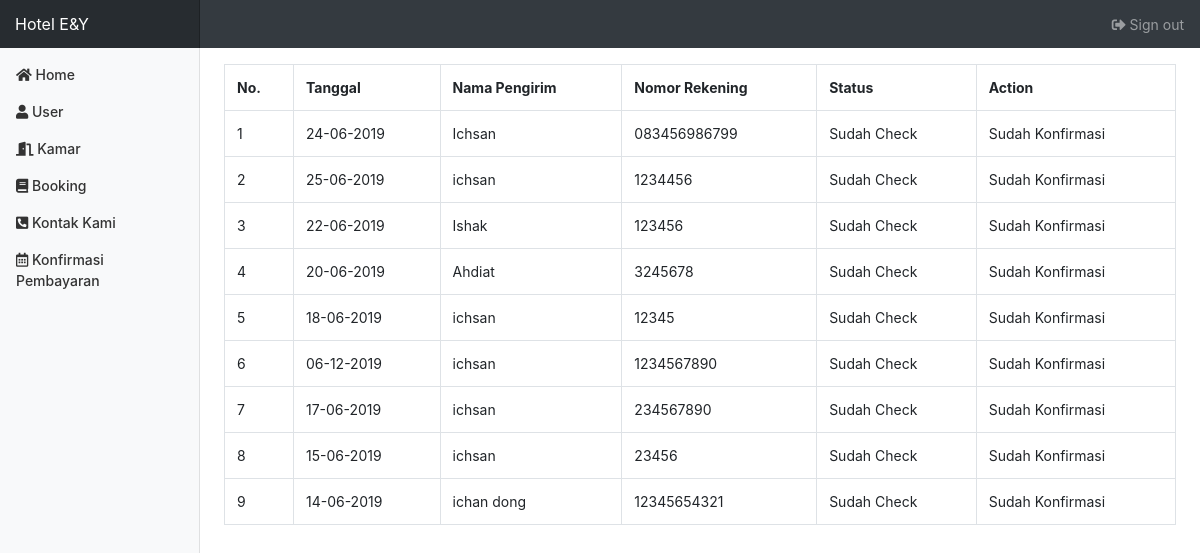
Page /project-hotel/admin/index.php?page=konfirmasi_pembayaran (signed in) on the committed database.
### tables this page shows
CREATE TABLE `konfirmasi_bayar` (
  `id` int(11) NOT NULL,
  `booking_id` varchar(40) NOT NULL,
  `tanggal` date NOT NULL,
  `nama_pengirim` varchar(50) NOT NULL,
  `no_req` varchar(50) NOT NULL,
  `status` enum('0','1') NOT NULL DEFAULT '0'
);

### project-hotel/admin/halaman_konfirmasi_pembayaran.php (the view)
<?php
		include '../koneksi.php';
	$no =1;
?>
<table border="1" rules="all" class="table table-bordered">
		<tr>
			<th>No.</th>
			<th>Tanggal</th>
			<th>Nama Pengirim</th>
			<th>Nomor Rekening</th>
			<th>Status</th>
			<th>Action</th>
		</tr>
		<?php
			$query	="SELECT * FROM `konfirmasi_bayar` ORDER BY id DESC";
			$execute = mysqli_query($koneksi,$query);
			while ($data = mysqli_fetch_assoc($execute)){
		?>
		 <tr>
			<td><?php echo $no++;?></td>
			<td><?php echo date("d-m-Y", strtotime($data['tanggal']));?></td>
			<td><?php echo $data['nama_pengirim'];?></td>
			<td><?php echo $data['no_req'];?></td>
			<td><?php echo ($data['status']=='1'?'Sudah Check':'belum Check');?></td>
			<td>
				 <?php
            if ($data['status']=='1') {
              echo "Sudah Konfirmasi ";
            }
            else {
            	 echo "<a href='konfirmasi-bayar.php?id=".$data['id']."&id-booking=".$data['booking_id']."'>Konfirmasi Bayar</a>";
                }
         ?>
			</td>
	<?php }?>
	</table>

### project-hotel/css/dashbor.css (style rules this page uses)
body { font-size: .875rem; }

### rows in the picture
konfirmasi_bayar: tanggal "24-06-2019", nama_pengirim "Ichsan", no_req "083456986799", status "Sudah Check"
konfirmasi_bayar: tanggal "25-06-2019", nama_pengirim "ichsan", no_req "1234456", status "Sudah Check"
konfirmasi_bayar: tanggal "22-06-2019", nama_pengirim "Ishak", no_req "123456", status "Sudah Check"
konfirmasi_bayar: tanggal "20-06-2019", nama_pengirim "Ahdiat", no_req "3245678", status "Sudah Check"
konfirmasi_bayar: tanggal "18-06-2019", nama_pengirim "ichsan", no_req "12345", status "Sudah Check"
konfirmasi_bayar: tanggal "06-12-2019", nama_pengirim "ichsan", no_req "1234567890", status "Sudah Check"
konfirmasi_bayar: tanggal "17-06-2019", nama_pengirim "ichsan", no_req "234567890", status "Sudah Check"
konfirmasi_bayar: tanggal "15-06-2019", nama_pengirim "ichsan", no_req "23456", status "Sudah Check"
konfirmasi_bayar: tanggal "14-06-2019", nama_pengirim "ichan dong", no_req "12345654321", status "Sudah Check"
